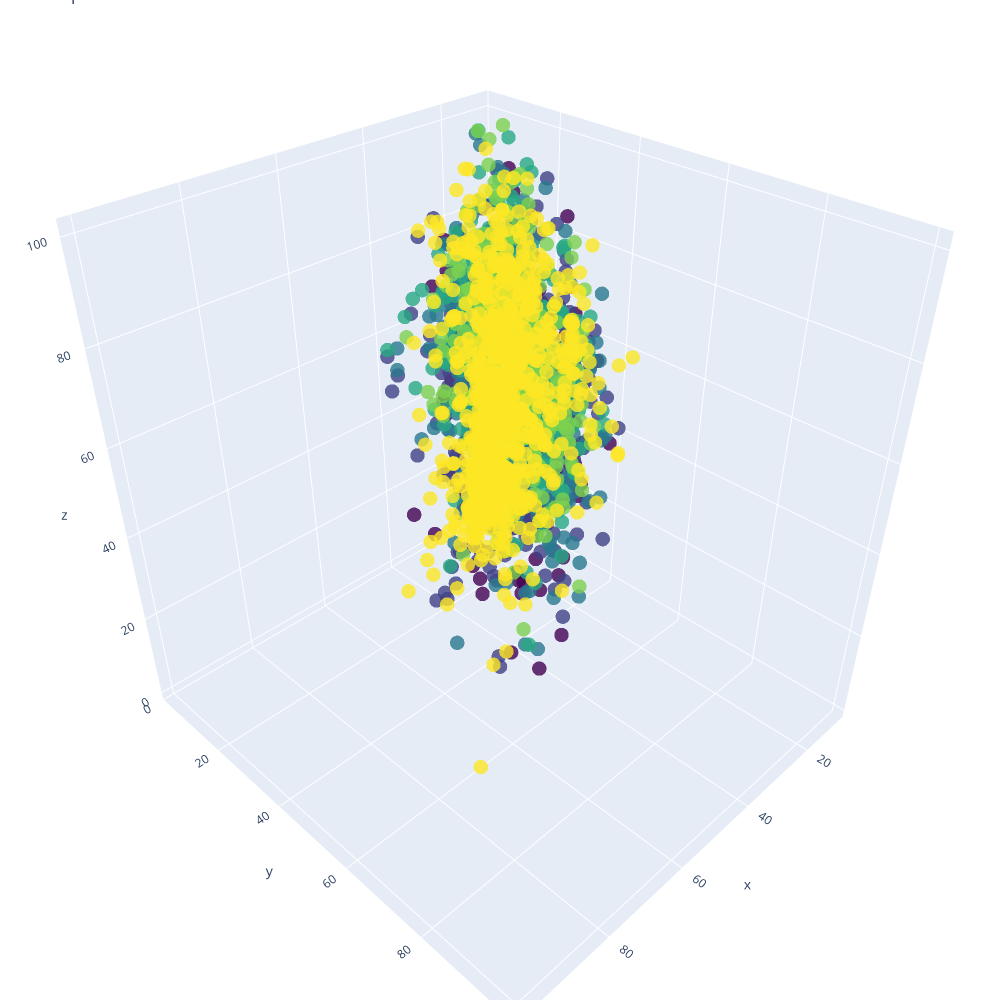

Notebook code for this chart:
### Code cell
# Le premier tracé est une dispersion 3D
x=dfValues_m.teaching
y=dfValues_m.research
z=dfValues_m.citations
    
trace1 = go.Scatter3d(
    x=x,
    y=y,
    z=z,
    mode='markers',
    marker=dict(
        size=5,
        color=dfValues_m.year,   # définit la couleur dans un tableau ou une liste de valeurs souhaitées           color=z,                # set color to an array/list of desired values
        colorscale='Viridis',   # choose a colorscale
        opacity=0.8
    )
)
data = [trace1]
layout = go.Layout(
    width = 1000,
    height = 1000,
    title = 'Représentation 3d ...',
#    xaxis_title = 'Teaching',
#    yaxis_title = 'Research',
#    zaxis_title = 'Citations',
    margin=dict(
        l=0,
        r=0,
        b=0,
        t=0  
    )
    
)
fig = go.Figure(data=data, layout=layout)
#fig.update_layout(title= 'Représentation 3d Teaching, Research and Citation criteria')
#fig.update_layout(xaxis={'title' : 'Teaching'})
#fig.update_layout(yaxis={'title' : 'Research'})
#fig.update_layout(zaxis={'title' : 'Citations'})
iplot(fig)

### Figure 1 — Plotly figure (JSON) as saved in the notebook; plotly's stock layout.template omitted (floating-point values rounded to 4 significant figures; data arrays with more than 128 entries replaced by an {"elided": "..."} marker saying what was removed)
{"data": [{"marker": {"color": {"elided": "2603 int values"}, "colorscale": [[0, "#440154"], [0.1111, "#482878"], [0.2222, "#3e4989"], [0.3333, "#31688e"], [0.4444, "#26828e"], [0.5556, "#1f9e89"], [0.6667, "#35b779"], [0.7778, "#6ece58"], [0.8889, "#b5de2b"], [1, "#fde725"]], "opacity": 0.8, "size": 5}, "mode": "markers", "type": "scatter3d", "x": {"elided": "2603 float values"}, "y": {"elided": "2603 float values"}, "z": {"elided": "2603 float values"}}], "layout": {"height": 1000, "margin": {"b": 0, "l": 0, "r": 0, "t": 0}, "title": {"text": "Représentation 3d ..."}, "width": 1000}}
